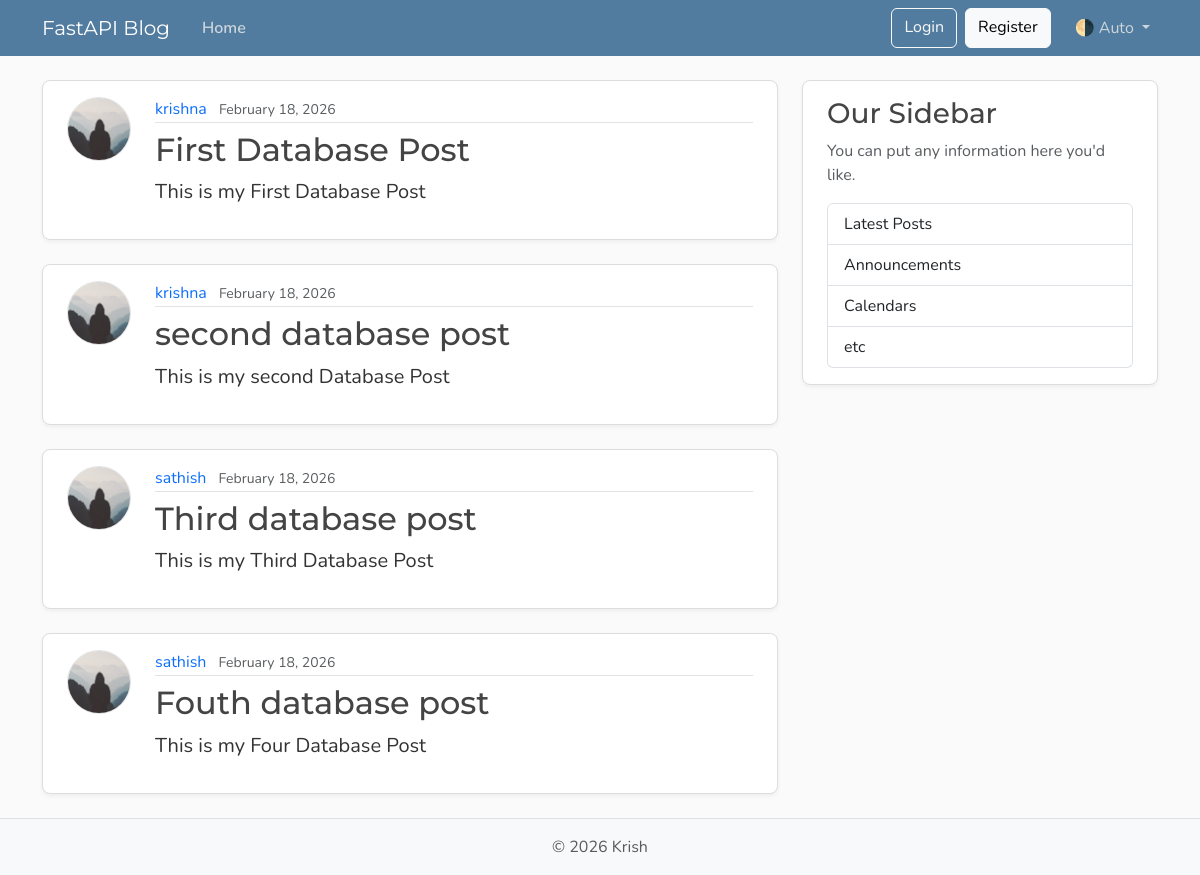
Page /posts on the earlier database version.
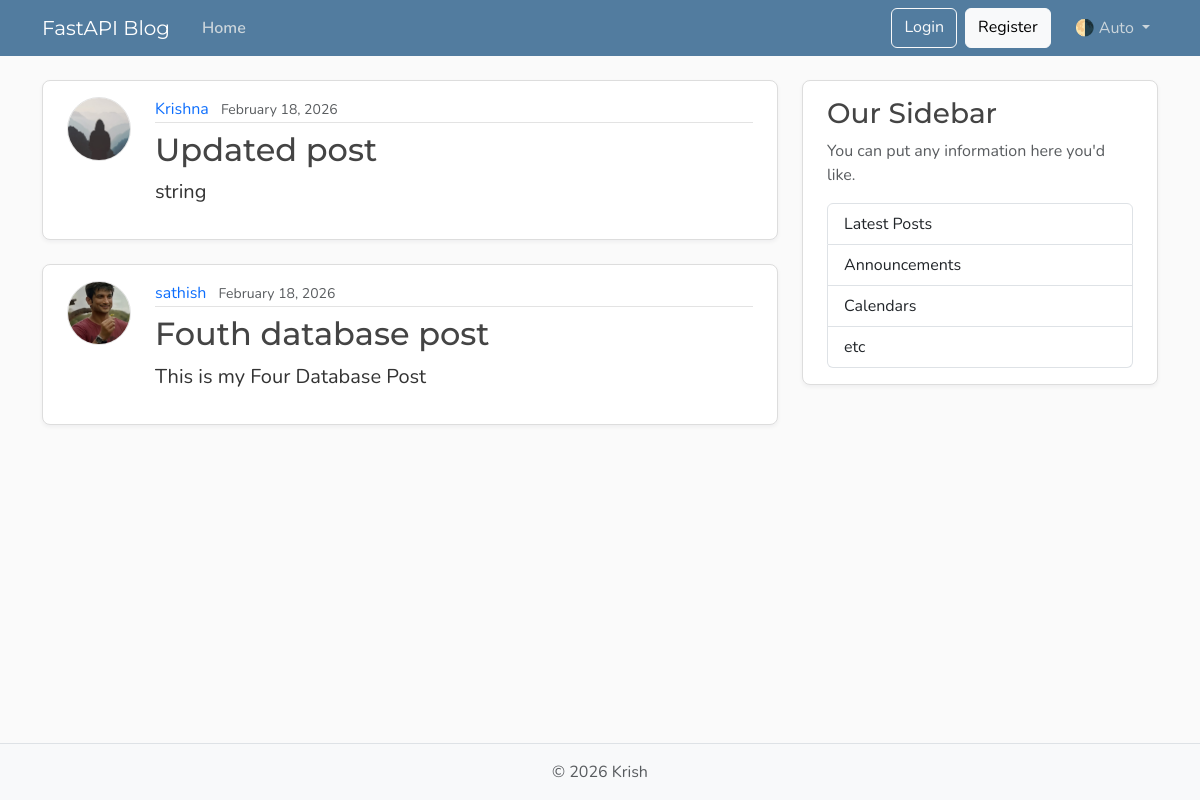
Same page on the later database version.
### models.py (models this page shows, shortened)
class Post(Base):
    __tablename__ = "posts"
    id: Mapped[int] = mapped_column(Integer, primary_key=True, index=True)
    title: Mapped[str] = mapped_column(String(100), nullable=False)
    content: Mapped[str] = mapped_column(Text, nullable=False)
    user_id: Mapped[int] = mapped_column(
        ForeignKey("users.id"),
        nullable=False,
        index=True,
    )
    date_posted: Mapped[datetime] = mapped_column(
        DateTime(timezone=True),
        default=lambda: datetime.now(UTC),
    )
    author: Mapped[User] = relationship(back_populates="posts")

class User(Base):
    __tablename__ = "users"
    id: Mapped[int] = mapped_column(Integer, primary_key=True, index=True)
    username: Mapped[str] = mapped_column(String(50), unique=True, nullable=False)
    email: Mapped[str] = mapped_column(String(120), unique=True, nullable=False)
    image_file: Mapped[str | None] = mapped_column(
        String(200),
        nullable=True,
        default=None,
    )
    posts: Mapped[list[Post]] = relationship(
        back_populates="author",
        cascade="all , delete-orphan")

### main.py (the view)
@app.get("/", include_in_schema=False, name="home")
@app.get("/posts", include_in_schema=False, name="posts")
def home(request: Request, db: Annotated[Session, Depends(get_db)]):
    result = db.execute(select(models.Post))
    posts = result.scalars().all()
    return templates.TemplateResponse(
        request,
        "home.html",
        {"posts": posts, "title": "Home"},
    )

### templates/home.html
{% extends "layout.html" %}
{% block content %}
  {% for post in posts %}
    <article class="content-section py-3 px-4 mb-4">
      <div class="d-flex align-items-start gap-4">
        <img class="rounded-circle article-img flex-shrink-0"
             src="{{ post.author.image_path }}"
             alt="{{ post.author.username }}'s profile picture"
             width="64"
             height="64"
             loading="lazy">
        <div class="flex-grow-1">
          <div class="article-metadata mb-2">
            <a class="me-2" href="{{ url_for("user_posts", user_id=post.author.id) }}">{{ post.author.username }}</a>
            <small class="text-body-secondary">{{ post.date_posted.strftime("%B %d, %Y") }}</small>
          </div>
          <h2>
            <a class="article-title"
               href="{{ url_for("post_page", post_id=post.id) }}">{{ post.title }}</a>
          </h2>
          <p class="article-content">{{ post.content }}</p>
        </div>
      </div>
    </article>
  {% endfor %}
{% endblock content %}

### templates/layout.html (shortened to what this page needs)
<!DOCTYPE html>
<html lang="en">
  <head>
    <link href="https://cdn.jsdelivr.net/npm/bootstrap@5.3.8/dist/css/bootstrap.min.css"
          rel="stylesheet"
>
    <link rel="stylesheet"
          type="text/css"
          href="{{ url_for("static", path='css/main.css') }}">
  </head>
  <body class="d-flex flex-column min-vh-100">
    <header class="site-header">
      <nav class="navbar navbar-expand-md bg-steel fixed-top"
           data-bs-theme="dark">
        <div class="container">
          <a class="navbar-brand me-4" href="{{ url_for("home") }}">FastAPI Blog</a>
          <div class="collapse navbar-collapse" id="navbarToggle">
            <div class="navbar-nav me-auto">
              <a class="nav-link active"
                 aria-current="page"
                 href="{{ url_for("home") }}">Home</a>
            </div>
            <div class="navbar-nav">
              <a class="btn btn-outline-light mb-2 mb-md-0 me-md-2" href="#">Login</a>
              <a class="btn btn-light mb-2 mb-md-0 me-md-3" href="#">Register</a>
              <div class="nav-item dropdown">
                <a class="nav-link dropdown-toggle"
                   href="#"
                   role="button"
                   id="bd-theme"
                   data-bs-toggle="dropdown"
                   aria-expanded="false">
                  <span id="bd-theme-text">🌗 Auto</span>
                </a>
              </div>
            </div>
          </div>
        </div>
      </nav>
    </header>
    <main role="main" class="container">
      <div class="row">
        <div class="col-md-8">
          {% block content %}
          {% endblock content %}
        </div>
        <aside class="col-md-4">
          <div class="content-section py-3 px-4 mb-4">
            <h3>Our Sidebar</h3>
            <p class="text-body-secondary">You can put any information here you'd like.</p>
            <ul class="list-group">
              <li class="list-group-item">Latest Posts</li>
              <li class="list-group-item">Announcements</li>
              <li class="list-group-item">Calendars</li>
              <li class="list-group-item">etc</li>
            </ul>
          </div>
        </aside>
      </div>
    </main>
    <footer class="mt-auto py-3 bg-body-tertiary border-top">
      <div class="container text-center">
        <p class="text-body-secondary mb-0">
          © <span id="year"></span> Krish
        </p>
      </div>
    </footer>
  </body>
</html>

### static/css/main.css (style rules this page uses)
:root { --font-heading: "Montserrat", system-ui, -apple-system, BlinkMacSystemFont, sans-serif; --font-body: "Nunito", system-ui, -apple-system, BlinkMacSystemFont, sans-serif; --color-bg-body: #fafafa; --color-bg-content: #ffffff; --color-text-primary: #333333; --color-text-heading: #444444; --color-steel: #527c9f; --color-nav-link: #cbd5db; --color-nav-link-hover: #ffffff; --color-link-hover: #428bca; --color-border: #dddddd; --color-border-light: #e3e3e3; --spacing-xl: 5rem; --article-img-size: 4rem; --account-img-size: 7.813rem; }
body { font-family: var(--font-body); background: var(--color-bg-body); color: var(--color-text-primary); }
main { padding-top: var(--spacing-xl); }
h1, h2, h3, h4, h5, h6 { font-family: var(--font-heading); color: var(--color-text-heading); }
.navbar-brand { font-family: var(--font-heading); }
a { text-decoration: none; }
.bg-steel { background-color: var(--color-steel); }
.site-header .navbar-nav .nav-link { color: var(--color-nav-link); transition: color 0.2s ease-in-out; }
.site-header .navbar-nav .nav-link.active { font-weight: 600; }
.content-section { background: var(--color-bg-content); border: 1px solid var(--color-border); border-radius: 0.5rem; box-shadow: 0 2px 4px rgba(15, 23, 42, 0.05); transition: box-shadow 0.15s ease, transform 0.15s ease, border-color 0.15s ease; }
.article-title { color: var(--color-text-heading); transition: color 0.2s ease-in-out; }
.article-content { white-space: pre-line; font-size: 1.25rem; }
.article-img { height: var(--article-img-size); width: var(--article-img-size); flex-shrink: 0; object-fit: cover; border: 1px solid var(--color-border-light); box-shadow: 0 0 0 2px var(--color-bg-content); }
.article-metadata { padding-bottom: 0.063rem; border-bottom: 1px solid var(--color-border-light); }
.article-metadata a { transition: color 0.2s ease-in-out; }
[data-bs-theme="dark"] { --color-bg-body: #1a1a1a; --color-bg-content: #2d2d2d; --color-text-primary: #e0e0e0; --color-text-heading: #f0f0f0; --color-border: #404040; --color-border-light: #4a4a4a; }

Differences in the rows shown:
removed Post: author.username "krishna", date_posted "February 18, 2026", title "First Database Post", content "This is my First Database Post"
removed Post: author.username "krishna", date_posted "February 18, 2026", title "second database post", content "This is my second Database Post"
changed Post: author.username "sathish" → "Krishna"; title "Third database post" → "Updated post"; content "This is my Third Database Post" → "string"
changed through a linked row, Post "Fouth database post": author.image_path: picture added in place of a placeholder
